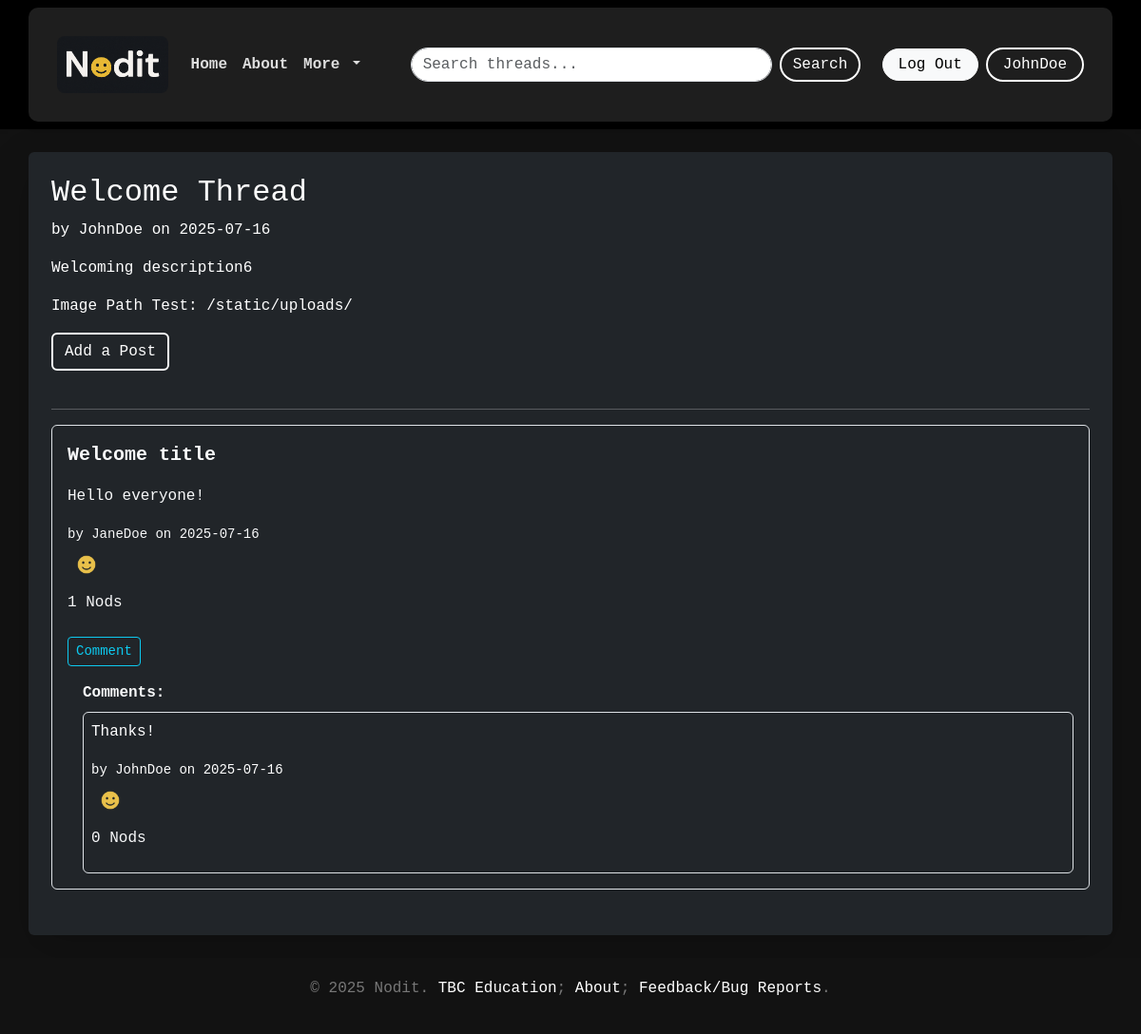
Page /thread/1 (signed in) on the committed database.
### models.py (models this page shows, shortened)
class User(db.Model, UserMixin):
    __tablename__ = "Users"
    id = db.Column(db.Integer, primary_key=True)
    username = db.Column(db.String, unique=True)
    password = db.Column(db.String)
    gender = db.Column(db.String)
    birthday = db.Column(db.Date)
    country = db.Column(db.String)
    pfp = db.Column(db.String)
    role = db.Column(db.String, default="user")
    posts = db.relationship("Post", back_populates="creator", lazy=True)
    comments = db.relationship("Comment", back_populates="commenter", lazy=True)

class Thread(db.Model):
    __tablename__ = "Threads"
    threadID = db.Column(db.Integer, primary_key=True)
    title = db.Column(db.String, nullable=False)
    date = db.Column(db.Date, default=date.today)
    description = db.Column(db.String, nullable=False)
    creatorID = db.Column(db.Integer, db.ForeignKey("Users.id"), nullable=False)
    creator = db.relationship("User", backref="threads", foreign_keys=[creatorID])
    posts = db.relationship("Post", backref="thread", lazy=True)

class Post(db.Model):
    __tablename__ = "Posts"
    postID = db.Column(db.Integer, primary_key=True)
    date = db.Column(db.Date, default=date.today)
    title = db.Column(db.String, nullable=False)
    text = db.Column(db.String, nullable=False)
    img = db.Column(db.String, nullable=True)
    threadID = db.Column(db.Integer, db.ForeignKey("Threads.threadID"))
    creatorID = db.Column(db.Integer, db.ForeignKey("Users.id"), nullable=False)
    creator = db.relationship("User", back_populates="posts", foreign_keys=[creatorID])
    nods = db.relationship("Nod", back_populates="post", lazy="select")

class Comment(db.Model):
    __tablename__ = "Comments"
    commentID = db.Column(db.Integer, primary_key=True)
    text = db.Column(db.String, nullable=False)
    date = db.Column(db.Date, default=date.today)
    img = db.Column(db.String, nullable=True)
    threadID = db.Column(db.Integer, db.ForeignKey("Threads.threadID"), nullable=False)
    postID = db.Column(db.Integer, db.ForeignKey("Posts.postID"), nullable=False)
    userID = db.Column(db.Integer, db.ForeignKey("Users.id"), nullable=False)
    thread = db.relationship("Thread", backref="comments")
    post = db.relationship("Post", backref="comments")
    nods = db.relationship("Nod", back_populates="comment", lazy="select")
    commenter = db.relationship("User", back_populates="comments", foreign_keys=[userID])

### routes.py (the view)
@app.route("/thread/<int:thread_id>")
def view_thread(thread_id):
    thread = Thread.query.get_or_404(thread_id)
    posts = Post.query.filter_by(threadID=thread_id).order_by(Post.date.desc()).all()
    return render_template("view_thread.html", thread=thread, posts=posts)

### models.py (called while the page is built)
@login_manager.user_loader
def load_user(user_id):
    return User.query.get(user_id)

### templates/view_thread.html (shortened to what this page needs)
{% extends "base.html" %}
{% block content %}
<h2>{{ thread.title }}</h2>
<p class="text-white">by {{ thread.creator.username }} on {{ thread.date }}</p>
<p>{{ thread.description or "No description." }}</p>
<p class="text-white">Image Path Test: {{ url_for('static', filename='uploads/' ~ thread.img) }}</p>
<a class="btn btn-outline-light mb-4" href="/thread/{{ thread.threadID }}/create_post">Add a Post</a>
<hr>
{% if thread.posts %}
{% for post in thread.posts %}
<div class="mb-4 p-3 border rounded bg-dark text-light">
    <p class="fw-bold fs-5"><a href="{{ url_for('view_post', thread_id=post.threadID, post_id=post.postID) }}"
                               class="text-decoration-none text-light fw-bold">
        {{ post.title }}
    </a></p>
    <p>{{ post.text }}</p>
    <small>by {{ post.creator.username }} on {{ post.date }}</small><br>
    <form method="POST" action="/nod">
        <button type="submit" class="btn btn-outline-light p-0 border-0" style="width: 40px; height: 40px;">
            <img src="/static/emojinodit.png" alt="Nodding Emoji" class="w-100 h-100" style="object-fit: contain;">
        </button>
    </form>
    <p class="text-light mt-2">{{ post.nods | length }} Nods</p>
    <ul class="mb-2 ps-0" style="list-style: none;">
        <li>
            <a class="btn btn-sm btn-outline-info mt-2"
               href="/thread/{{ thread.threadID }}/post/{{ post.postID }}/comment">Comment</a>
        </li>
    </ul>
    {% if post.comments %}
    <div class="mt-3 ms-3">
        <strong>Comments:</strong>
        {% for comment in post.comments %}
        <div class="border p-2 mt-2 rounded bg-dark text-white">
            <p>{{ comment.text }}</p>
            <small>by {{ comment.commenter.username }} on {{ comment.date }}</small>
            <form method="POST" action="/nod">
                <button type="submit" class="btn btn-outline-light p-0 border-0" style="width: 40px; height: 40px;">
                    <img src="/static/emojinodit.png" alt="Nodding Emoji" class="w-100 h-100"
                         style="object-fit: contain;">
                </button>
            </form>
            <p class="text-light mt-2">{{ comment.nods | length }} Nods</p>
        </div>
        {% endfor %}
    </div>
    {% endif %}
</div>
{% endfor %}
{% else %}
<p>No posts yet.</p>
{% endif %}
{% endblock %}

### templates/navbar.html (shortened to what this page needs)
<nav class="navbar navbar-expand-lg navbar-dark bg-black shadow-sm py-2">
    <div class="container">
        <a class="navbar-brand d-flex align-items-center py-0" href="/">
            <img src="/static/noditlogo (1).png"
                 alt="Nodit Logo"
                 style="height: 60px; width: auto; display: block;" class="rounded-3">
        </a>
        <div class="collapse navbar-collapse" id="navbarNav">
            <ul class="navbar-nav me-auto mb-0">
                <li class="nav-item">
                    <a class="nav-link text-white py-1 px-2" href="/">Home</a>
                </li>
                <li class="nav-item">
                    <a class="nav-link text-white py-1 px-2" href="/about">About</a>
                </li>
                <li class="nav-item dropdown">
                    <a class="nav-link text-white dropdown-toggle py-1 px-2" href="#" role="button"
                       data-bs-toggle="dropdown"
                       aria-expanded="false">
                        More
                    </a>
                </li>
            </ul>
            <form method="GET" action="/search" class="d-flex mx-auto w-50">
                <input type="text" name="query" class="form-control rounded-pill py-1" placeholder="Search threads...">
                <button type="submit" class="btn btn-outline-light ms-2 rounded-pill py-1">Search</button>
            </form>
            <ul class="navbar-nav mb-0">
                <li class="nav-item d-flex align-items-center gap-2">
                    {% if not current_user.is_authenticated %}
                    <a href="/login" class="btn btn-light rounded-pill py-1 px-3">Log In</a>
                    <a href="/register" class="btn btn-outline-light rounded-pill py-1 px-3">Register</a>
                    {% else %}
                    <a href="/logout" class="btn btn-light rounded-pill py-1 px-3">Log Out</a>
                    <a href="/profile" class="btn btn-outline-light rounded-pill py-1 px-3">{{ current_user.username
                        }}</a>
                    {% endif %}
                </li>
            </ul>
        </div>
    </div>
</nav>

### templates/base.html (style rules this page uses)
body { font-family: 'Roboto Mono', monospace; background-color: #121212; color: #fff; }
.navbar { background-color: #222; box-shadow: 0 2px 8px rgba(0, 0, 0, 0.3); }
.navbar-brand { font-weight: 800; font-size: 1.5rem; }
.navbar-nav .nav-link { font-weight: 600; color: #ddd !important; }
.container { background-color: #1e1e1e; border-radius: 10px; padding: 30px; box-shadow: 0 4px 8px rgba(0, 0, 0, 0.2); }
.btn-outline-light { border: 2px solid #fff; color: #fff; }

### rows in the picture
User: username "JohnDoe", creator.username "JohnDoe"
Thread: title "Welcome Thread", date "2025-07-16", description "Welcoming description6"
Post: title "Welcome title", text "Hello everyone!", creator.username "JaneDoe", date "2025-07-16", nods|length "1"
Comment: text "Thanks!", commenter.username "JohnDoe", date "2025-07-16", nods|length "0"

### other values in the picture
{{ url_for('static', filename='uploads/' ~ thread.img) }} "/static/uploads/"
